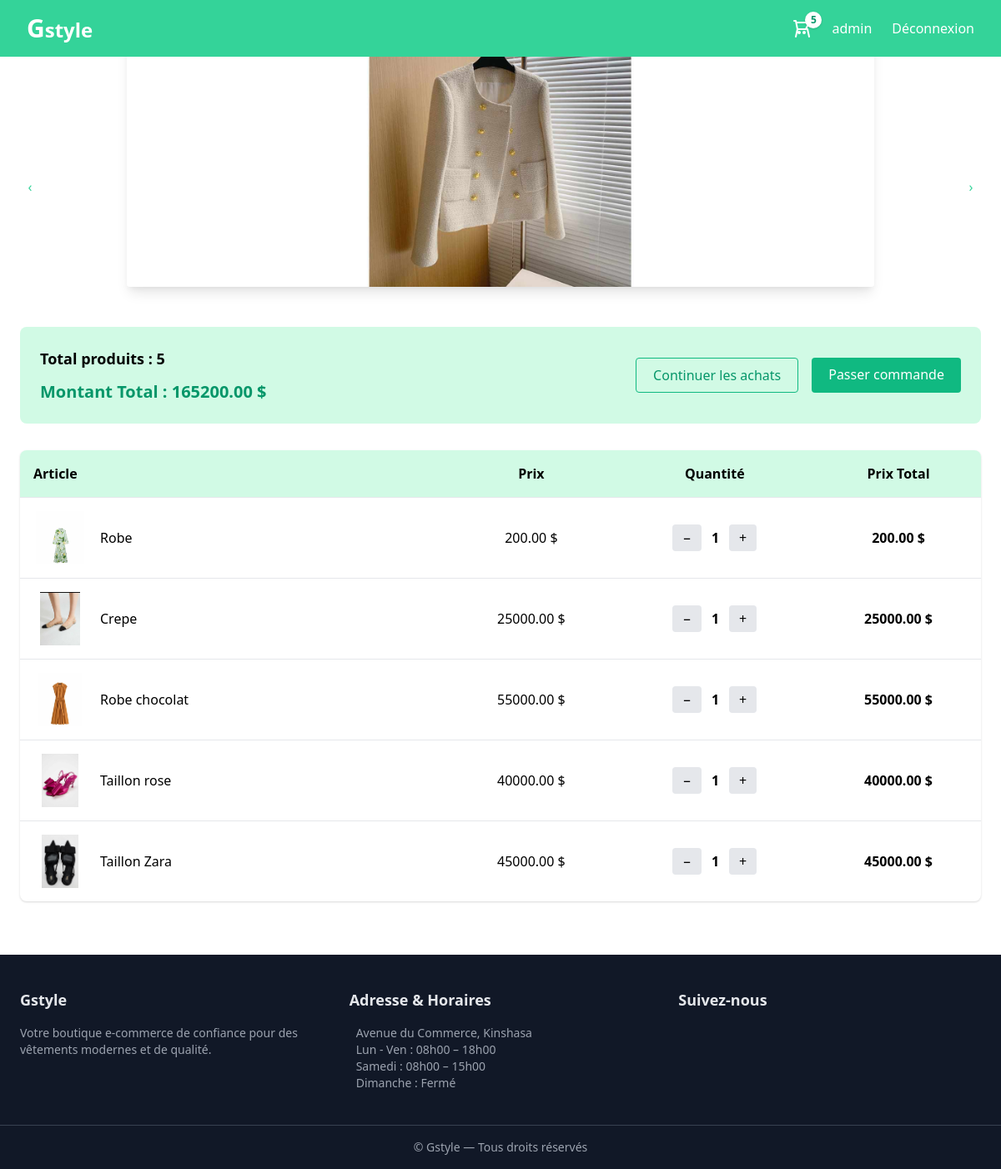
/panier/ (signed in), run on an earlier commit of the app's database.
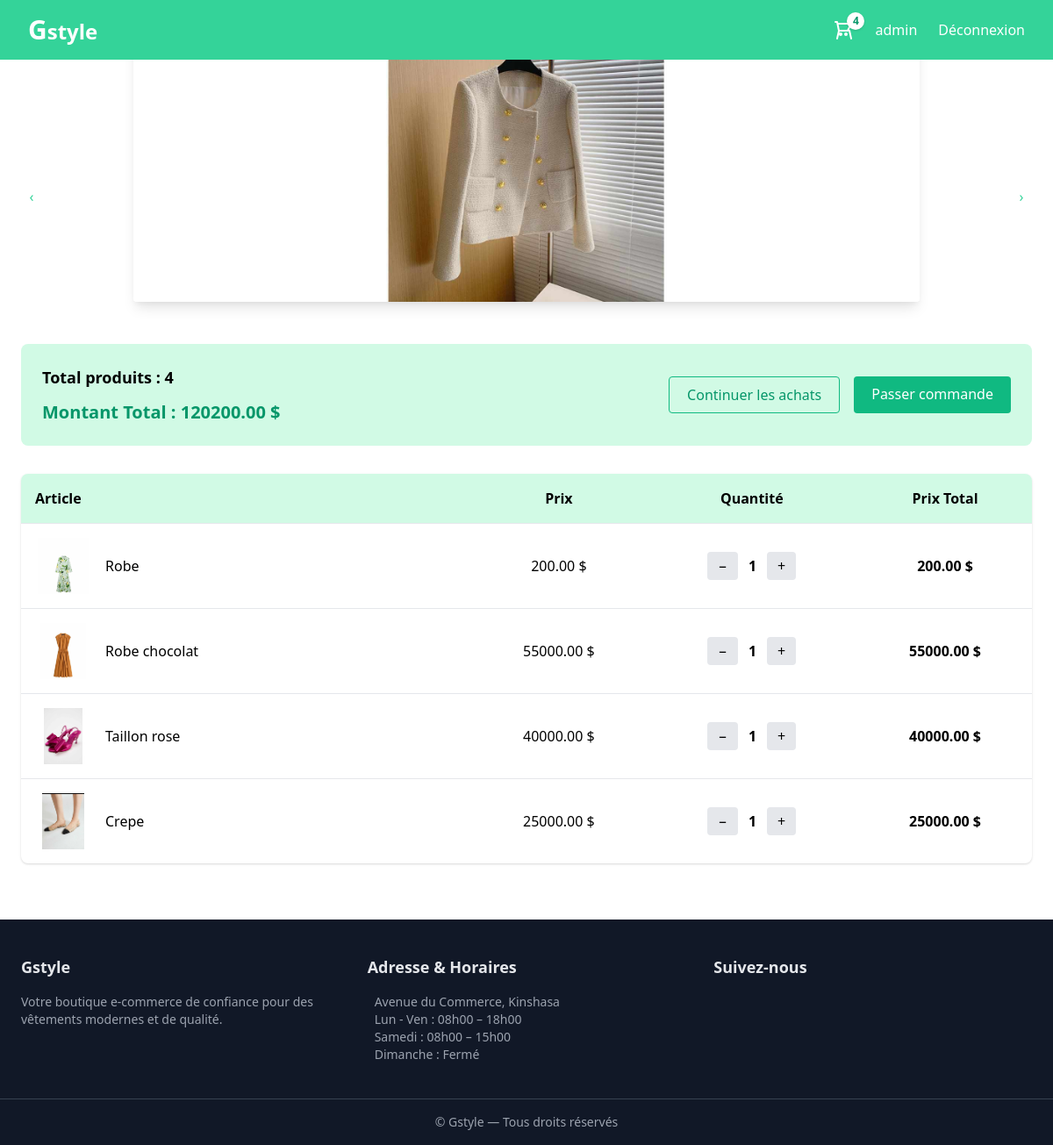
And on a later commit of the database.
### panier/models.py (models this page shows, shortened)
class Panier(models.Model):
    user = models.ForeignKey(User, on_delete=models.CASCADE, null=True, blank=True)
    date_creation = models.DateTimeField(auto_now_add=True)
    date_modification = models.DateTimeField(auto_now=True)
    def total_items_count(self):
        return self.lignepanier_set.count()
    def total_items(self):
        return sum(ligne.quantite for ligne in self.lignepanier_set.all())
    def total_price(self):
        return sum(ligne.total() for ligne in self.lignepanier_set.all())

class LignePanier(models.Model):
    panier = models.ForeignKey(Panier, on_delete=models.CASCADE)
    produit = models.ForeignKey(Produit, on_delete=models.CASCADE)
    quantite = models.PositiveIntegerField(default=1)
    class Meta:
        unique_together = ('panier', 'produit')
    def total(self):
        return self.quantite * self.produit.prix

### products/models.py (models this page shows, shortened)
class Produit(models.Model):
    nom = models.CharField(max_length=200)
    description = models.TextField()
    prix = models.DecimalField(max_digits=10, decimal_places=2)
    image = models.ImageField(upload_to='products/')
    stock = models.PositiveIntegerField(default=0)
    est_populaire = models.BooleanField(default=False)
    categorie = models.ForeignKey(Categorie, on_delete=models.SET_NULL, null=True, blank=True)

### panier/views.py (the view)
# urls.py: path('', views.cart_view, name='cart'),
@login_required(login_url='login')
def cart_view(request):
    panier, created = Panier.objects.get_or_create(user=request.user)
    return render(request, 'panier/cart.html', {
        'panier': panier
    })

### panier/context_processors.py (called while the page is built)
def panier_context(request):
    if request.user.is_authenticated:
        panier, _ = Panier.objects.get_or_create(user=request.user)
        return {'panier': panier}
    return {'panier': None}

### panier/templates/panier/cart.html (shortened to what this page needs)
{% extends "base.html" %}
{% load static %}
{% block content %}
<div class="bg-green-100 p-6 rounded-lg mb-8 flex flex-col md:flex-row justify-between items-center gap-4">
    <div>
        <p class="text-lg font-semibold">
            Total produit{{ panier.total_items|pluralize }} : {{ panier.total_items }}
        </p>
        <p class="text-xl mt-3 font-bold text-green-600">
            Montant Total : {{ panier.total_price }} $
        </p>
    </div>
    <div class="flex gap-4">
        <a href="{% url 'products:list_products' %}"
           class="px-5 py-2 border border-green-500 text-green-600 rounded hover:bg-green-50 transition">
            Continuer les achats
        </a>
        <a href="{% url "commande:checkout" %}"
           class="px-5 py-2 bg-green-500 text-white rounded hover:bg-green-600 transition">
            Passer commande
        </a>
    </div>
</div>
<div class="bg-white rounded-lg shadow overflow-hidden">
    <table class="w-full text-sm md:text-base">
        <thead class="bg-green-100">
            <tr>
                <th class="p-4 text-left">Article</th>
                <th>Prix</th>
                <th>Quantité</th>
                <th>Prix Total</th>
            </tr>
        </thead>
        <tbody>
        {% for ligne in panier.lignepanier_set.all %}
            <tr class="border-t text-center">
                <td class="p-4 flex items-center gap-4 text-left">
                    <img src="{{ ligne.produit.image.url }}"
                         class="w-16 h-16 object-contain rounded">
                    <span>{{ ligne.produit.nom }}</span>
                </td>
                <td>{{ ligne.produit.prix }} $</td>
                <td>
                    <div class="flex justify-center items-center gap-3">
                        <a href="{% url 'decrease' ligne.id %}"
                           class="px-3 py-1 bg-gray-200 rounded hover:bg-red-500 -translate-y-3">−</a>
                        <span class="font-semibold">{{ ligne.quantite }}</span>
                        <a href="{% url 'increase' ligne.id %}"
                           class="px-3 py-1 bg-gray-200 rounded hover:bg-green-400 -translate-y-3">+</a>
                    </div>
                </td>
                <td class="font-semibold">
                    {{ ligne.total }} $
                </td>
            </tr>
        {% empty %}
            <tr>
                <td colspan="4" class="p-6 text-center text-gray-500">
                    Votre panier est vide 🛒
                </td>
            </tr>
        {% endfor %}
        </tbody>
    </table>
</div>
{% endblock %}

### ecommerce/templates/base.html (shortened to what the changed rows need)
{% load static %}
<!DOCTYPE html>
<html lang="fr">
<head>
    <link href="https://cdn.jsdelivr.net/npm/tailwindcss@2.2.19/dist/tailwind.min.css" rel="stylesheet">
</head>
<body class="bg-white text-black overflow-x-hidden">
<nav class="fixed top-0 left-0 w-full z-50 bg-green-400 px-8 py-4 flex justify-between items-center">
    <div class="flex items-center gap-6">
        <a href="{% url 'cart' %}" class="relative flex items-center text-white font-medium">
            <svg xmlns="http://www.w3.org/2000/svg" class="w-6 h-6" fill="none"
                viewBox="0 0 24 24" stroke="currentColor">
                <path stroke-linecap="round" stroke-linejoin="round" stroke-width="2"
                    d="M3 3h2l.4 2M7 13h10l4-8H5.4M7 13L5.4 5M7 13l-2 9m14-9l2 9m-5-5a1 1 0 11-2 0 1 1 0 012 0zm-6 0a1 1 0 11-2 0 1 1 0 012 0z" />
            </svg>
            <span id="cart-badge"
                class="absolute -top-2 -right-3
                    flex items-center justify-center
                    w-5 h-5
                    bg-white text-green-600
                    text-xs font-bold
                    rounded-full
                    shadow">
                {{ panier.total_items_count|default:0 }}
            </span>
        </a>
    </div>
</nav>
<div class="p-6">
    {% block content %}{% endblock %}
</div>
</body>
</html>

What changed in the data, as far as the page shows it:
removed LignePanier: produit.image (picture), produit.nom "Taillon Zara", produit.prix "45000.00", quantite "1", total "45000.00"
computed for Panier: total_items_count "5" → "4"; total_items "5" → "4"; total_price "165200.00" → "120200.00"
shown differently, row unchanged: LignePanier "Crepe": moves down the list
